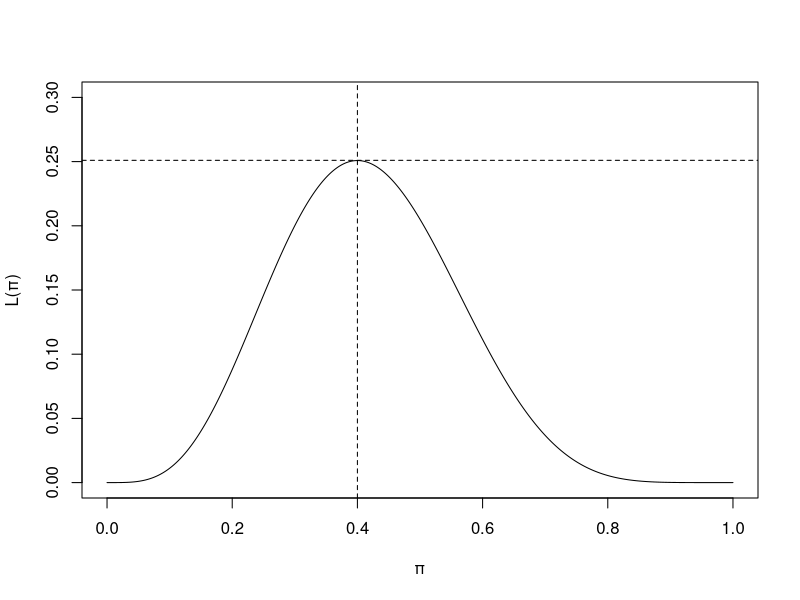
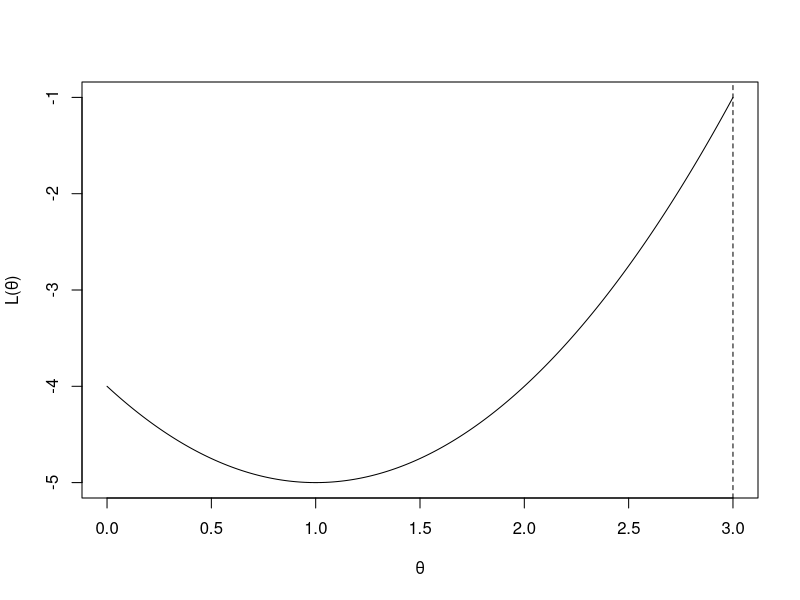
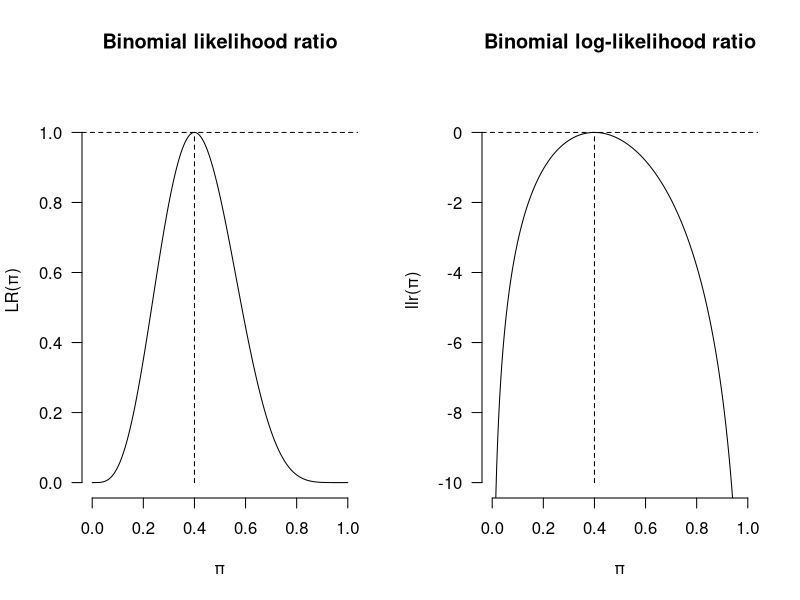
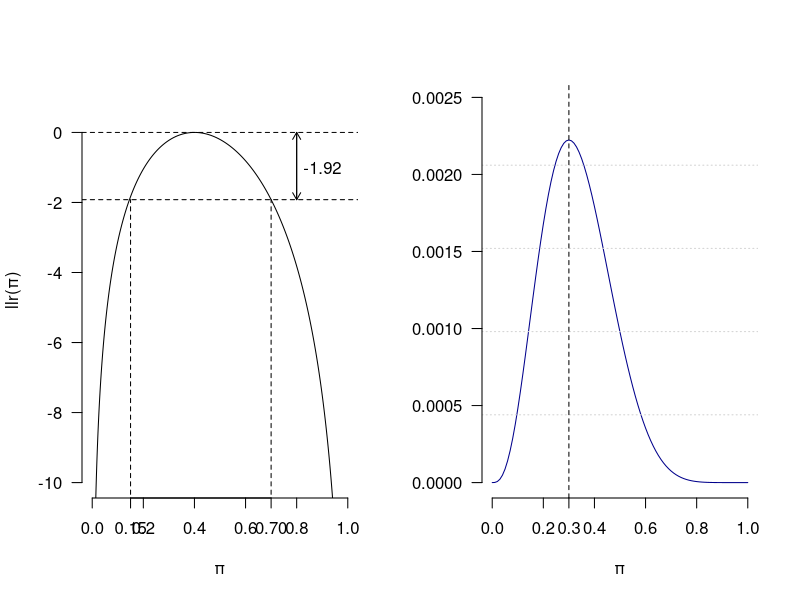
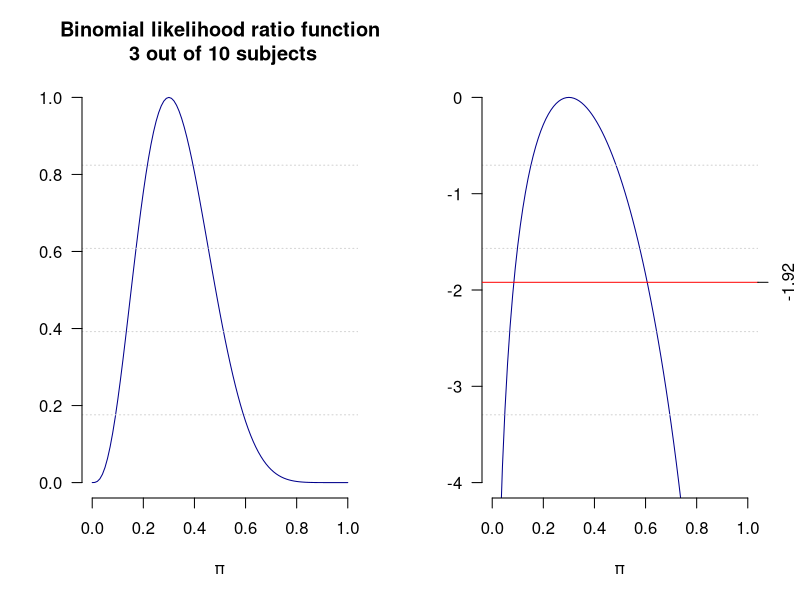
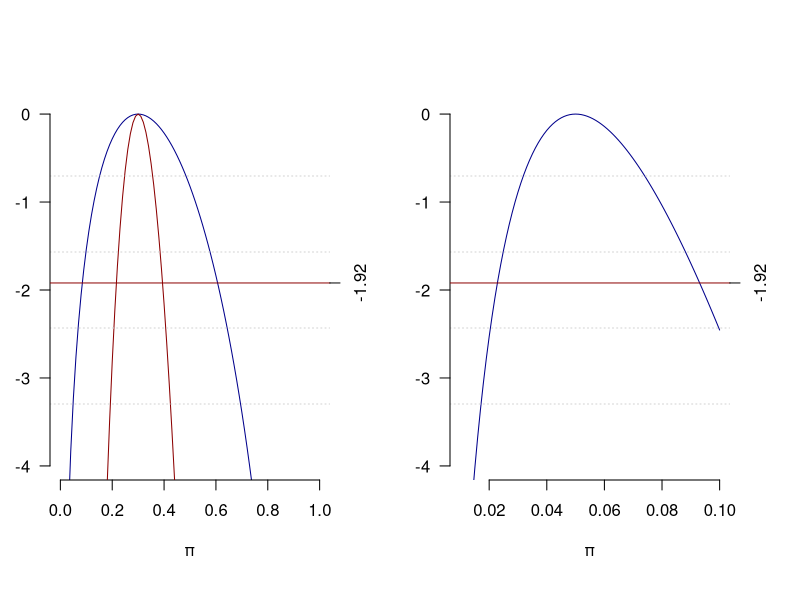
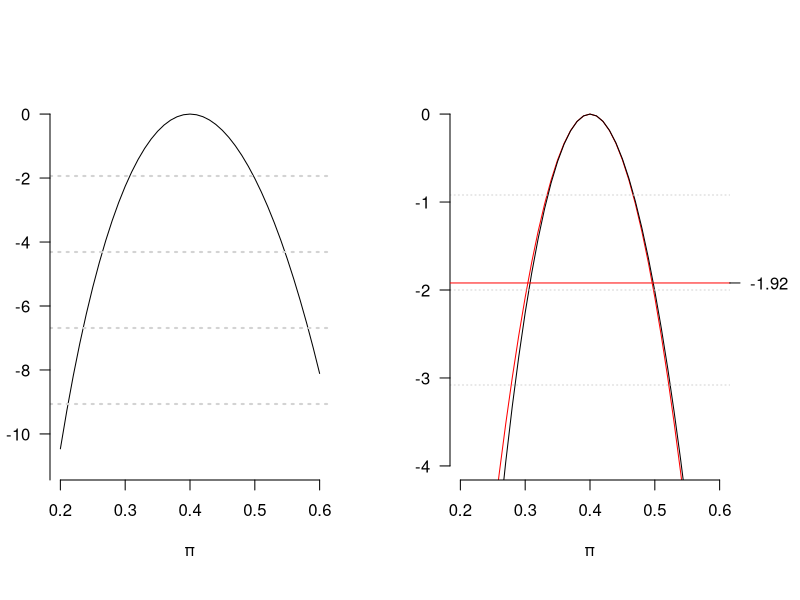
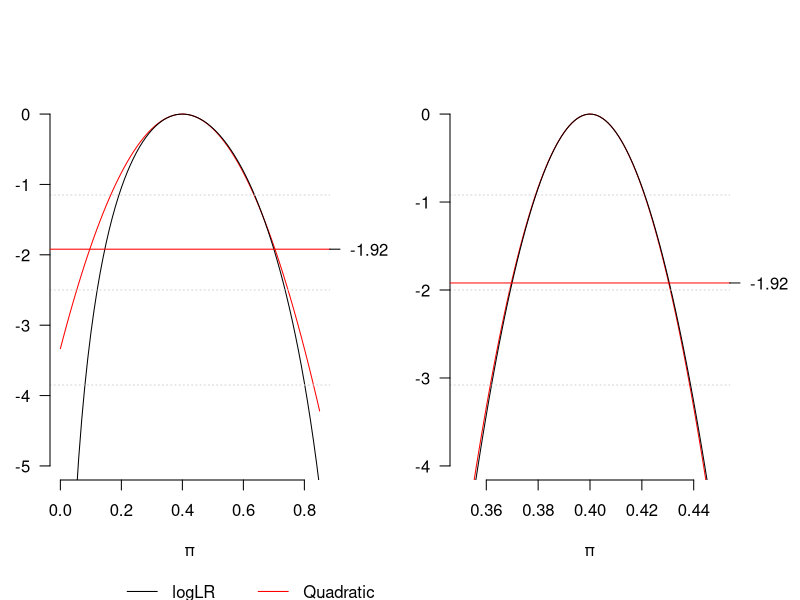

Write the R code that produced these figures, in order.
## ---- chunk 1
dbinom(4, 10, 0.5)

# or you can calculate by hand:
factorial(10)*(0.5^10)/(factorial(4)*(factorial(6)))
## ---- chunk 2
x <- seq(0,1,by=0.001)
y <- (factorial(10)/(factorial(4)*(factorial(6))))*(x^4)*((1-x)^6)
plot(x, y, type = "l", ylim = c(0,0.3), ylab = "L(\U03C0)", xlab = "\U03C0")
#title("Figure 1. Binomial Likelihood")
abline(h=0.251, lty=2)
abline(v=0.4, lty=2)
## ---- chunk 3
x <- seq(0,3,by=0.001)
y <- (x-1)^2-5
plot(x, y, type = "l", ylim = c(-5,0-1), ylab = "L(\U03B8)", xlab = "\U03B8")
#title("Figure 2. Likelihood function with \n a limited domain")
abline(v=3, lty=2)
## ---- chunk 4

par(mfrow=c(1,2))
x <- seq(0,1,by=0.001)
y <- (x^4)*((1-x)^6)/(0.4^4*0.6^6)
z <- log((x^4)*((1-x)^6))-log(0.4^4*0.6^6)
plot(x, y, type = "l", ylim = c(0,1.1),yaxt="n",
     frame.plot = FALSE, ylab = "LR(\U03C0)", xlab = "\U03C0")
axis(2, at=seq(0,1, 0.2), las=2)
title(main = "Binomial likelihood ratio")
abline(h=1.0, lty=2)
segments(x0=0.4, y0=0, x1=0.4, y1=1, lty = 2)
plot(x, z, type = "l", ylim = c(-10, 1), yaxt="n", frame.plot = FALSE,
     ylab = "llr(\U03C0)", xlab = "\U03C0" )
axis(2, at=seq(-10, 0, 2), las=2)
title(main = "Binomial log-likelihood ratio")
abline(h=0, lty=2)
segments(x0=0.4, y0=-10, x1=0.4, y1=0, lty = 2)
## ---- chunk 5
x <- seq(0,1,by=0.001)
z <- log((x^4)*((1-x)^6))-log(0.4^4*0.6^6)
plot(x, z, type = "l", ylim = c(-10, 1), yaxt="n", frame.plot = FALSE,
     ylab = "llr(\U03C0)", xlab = "\U03C0" )
axis(2, at=seq(-10, 0, 2), las=2)
abline(h=0, lty=2)
abline(h=-1.92, lty=2)
segments(x0=0.15, y0=-12, x1=0.15, y1=-1.92, lty = 2)
segments(x0=0.7, y0=-12, x1=0.7, y1=-1.92, lty = 2)
axis(1, at=c(0.15,0.7))
text(0.9, -1, "-1.92")
arrows(0.8, -1.92, 0.8, 0, lty = 1, length = 0.08)
arrows( 0.8, 0, 0.8, -1.92, lty = 1, length = 0.08)
## ---- chunk 6
pi <- seq(0, 1, by=0.01)

L <- (pi^3)*((1-pi)^7)
plot(pi, L, type = "l", ylim = c(0, 0.0025),yaxt="n", col="darkblue",
     frame.plot = FALSE, ylab = "", xlab = "\U03C0")
grid(NA, 5, lwd = 1)
abline(v=0.3, lty=2)
axis(1, at=0.3, las=0)
axis(2, at=seq(0,0.0025,0.0005), las=2)
#title(main = "Binomial likelihood function\n 3 out of 10 subjects")
## ---- chunk 7
LR <- L/max(L) ; head(LR)
plot(pi, LR, type = "l", ylim = c(0, 1),yaxt="n", col="darkblue",
     frame.plot = FALSE, ylab = "", xlab = "\U03C0")
grid(NA, 5, lwd = 1)
axis(2, at=seq(0,1,0.2), las=2)
title(main = "Binomial likelihood ratio function\n 3 out of 10 subjects")
## ---- chunk 8
logLR <- log(L/max(L))
plot(pi, logLR, type = "l", ylim = c(-4, 0),yaxt="n", col="darkblue",
     frame.plot = FALSE, ylab = "", xlab = "\U03C0")
grid(NA, 5, lwd = 1)
axis(2, at=seq(-4,0,1), las=2)
#title(main = "Binomial log-likelihood ratio function\n 3 out of 10 subjects")
abline(h=-1.92, lty=1, col="red")
axis(4, at=-1.92, las=0)
## ---- chunk 9
par(mai = c(1.2, 0.5, 1, 0.7))
logLR_30 <- log((pi^30)*((1-pi)^70)/max((pi^30)*((1-pi)^70)))
plot(pi, logLR, type = "l", ylim = c(-4, 0),yaxt="n", col="darkblue",
     frame.plot = FALSE, ylab = "", xlab = "\U03C0")
lines(pi, logLR_30, col="darkred")
grid(NA, 5, lwd = 1)
axis(2, at=seq(-4,0,1), las=2)
#title(main = "Binomial log-likelihood ratio function\n 3 out of 10 and 30 out of 100 subjects")
abline(h=-1.92, lty=1, col="darkred")
axis(4, at=-1.92, las=0)
legend(x=0.1, y= -5.8 ,xpd = TRUE,  legend=c("logLR","LogLR_30"), bty = "n",
       col=c("black","darkred"), lty=c(1,1), horiz = TRUE) #the legend is below the graph
## ---- chunk 10
lambda <- seq(0.01, 0.10, by=0.001)
LogLR <- 8*log(lambda)-lambda*160-max(8*log(lambda)-lambda*160)
plot(lambda, LogLR, type = "l", ylim = c(-4, 0),yaxt="n", col="darkblue",
     frame.plot = FALSE, ylab = "", xlab = "\U03C0")
grid(NA, 5, lwd = 1)
axis(2, at=seq(-4,0,1), las=2)
#title(main = "Poisson log-likelihood ratio function\n 8 events in 160 person-years")
abline(h=-1.92, lty=1, col="darkred")
axis(4, at=-1.92, las=0)
## ---- chunk 11
library(knitr)
library(kableExtra)
kable(data.frame(lambda, LogLR), "html") %>%
  kable_styling("striped", full_width = F, position = "center") %>%
  row_spec(c(13,14,84,85), bold = T, color = "white", background = "#D7261E")
## ---- chunk 12
pi <- seq(0.2, 0.6, by=0.01)
L <- (pi^40)*((1-pi)^60)
Lmax <- rep(max(L), 41)
LR <- L/Lmax
logLR <- log(LR)

plot(pi, logLR, type = "l", ylim = c(-11, 0),yaxt="n",
     frame.plot = FALSE, ylab = "logLR(\U03C0)", xlab = "\U03C0")
grid(NA, 5, lwd = 2) # add some horizontal grid on the background
axis(2, at=seq(-12,0,2), las=2)
#title(main = "Figure 1. Binomial log-likelihood ratio")
## ---- chunk 13
par(mai = c(1.2, 0.5, 1, 0.7))
quad <- -(pi-0.4)^2/(2*0.0024)
plot(pi, quad, type = "l", ylim = c(-4, 0),yaxt="n", col="red",
     frame.plot = FALSE, ylab = "", xlab = "\U03C0")
lines(pi, logLR, col="black")
grid(NA, 4, lwd = 1) # add some horizontal grid on the background
axis(2, at=seq(-4,0,1), las=2)
#title(main = "Figure 2. Quadratic approximation\n of binomial log-likelihood ratio \n 40 out of 100 subjects")
abline(h=-1.92, lty=1, col="red")
axis(4, at=-1.92, las=2)
legend(x=0.27, y= -5.5 ,xpd = TRUE,  legend=c("logLR","Quadratic"), bty = "n",
       col=c("black","red"), lty=c(1,1), horiz = TRUE) #the legend is below the graph
## ---- chunk 14
par(mai = c(1.2, 0.5, 1, 0.7))
pi <- seq(0.0, 0.85, by=0.01)
L <- (pi^4)*((1-pi)^6)
logLR <- log(L/max(L))

quad <- -(pi-0.4)^2/(2*0.4*0.6/10)
plot(pi, quad, type = "l", ylim = c(-5, 0),yaxt="n", col="red",
     frame.plot = FALSE, ylab = "", xlab = "\U03C0")
lines(pi, logLR, col="black")
grid(NA, 4, lwd = 1)
axis(2, at=seq(-5,0,1), las=2)
#title(main = "Figure 3. Quadratic approximation\n of binomial log-likelihood ratio\n 4 out of 10 subjects")
abline(h=-1.92, lty=1, col="red")
axis(4, at=-1.92, las=2)

legend(x=0.17, y= -6.5 ,xpd = TRUE,  legend=c("logLR","Quadratic"), bty = "n",
       col=c("black","red"), lty=c(1,1), horiz = TRUE) #the legend is below the graph
## ---- chunk 15
par(mai = c(1.2, 0.5, 1, 0.7))
pi <- seq(0.35, 0.45, by=0.001)
L <- (pi^400)*((1-pi)^600)
logLR <- log(L/max(L))

quad <- -(pi-0.4)^2/(2*0.4*0.6/1000)
plot(pi, quad, type = "l", ylim = c(-4, 0),yaxt="n", col="red",
     frame.plot = FALSE, ylab = "", xlab = "\U03C0")
lines(pi, logLR, col="black")
grid(NA, 4, lwd = 1)
axis(2, at=seq(-4,0,1), las=2)
#title(main = "Figure 4. Quadratic approximation\n of binomial log-likelihood ratio\n 400 out of 1000 subjects")
abline(h=-1.92, lty=1, col="red")
axis(4, at=-1.92, las=2)

legend(x=0.37, y= -5.5 ,xpd = TRUE,  legend=c("logLR","Quadratic"), bty = "n",
       col=c("black","red"), lty=c(1,1), horiz = TRUE) #the legend is below the graph

## ---- chunk 16
par(mai = c(1.2, 0.5, 1, 0.7))
pi <- seq(0.0003, 0.04, by=0.000001)
L <- (pi^1)*((1-pi)^99)
logLR <- log(L/max(L))

quad <- -(pi-0.01)^2/(2*0.01*0.99/100)

plot(pi, quad, type = "l", ylim = c(-4, 0),yaxt="n", col="red",
     frame.plot = FALSE, ylab = "", xlab = "\U03C0")
lines(pi, logLR, col="black")
grid(NA, 4, lwd = 1)
axis(2, at=seq(-4,0,1), las=2)
#title(main = "Figure 5. Quadratic approximation\n of binomial log-likelihood ratio\n 1 out of 100 subjects")
abline(h=-1.92, lty=1, col="red")
axis(4, at=-1.92, las=2)

legend(x=0.007, y= -5.5 ,xpd = TRUE,  legend=c("logLR","Quadratic"), bty = "n",
       col=c("black","red"), lty=c(1,1), horiz = TRUE) #the legend is below the graph
## ---- chunk 17
par(mai = c(1.2, 0.5, 1, 0.7))
pi <- seq(0.0005, 0.02, by=0.000001)
L <- (pi^10)*((1-pi)^990)
logLR <- log(L/max(L))

quad <- -(pi-0.01)^2/(2*0.01*0.99/1000)

plot(pi, quad, type = "l", ylim = c(-4, 0),yaxt="n", col="red",
     frame.plot = FALSE, ylab = "", xlab = "\U03C0")
lines(pi, logLR, col="black")
grid(NA, 4, lwd = 1)
axis(2, at=seq(-4,0,1), las=2)
#title(main = "Figure 6. Quadratic approximation\n of binomial log-likelihood ratio\n 10 out of 1000 subjects")
abline(h=-1.92, lty=1, col="red")
axis(4, at=-1.92, las=2)

legend(x=0.004, y= -5.5 ,xpd = TRUE,  legend=c("logLR","Quadratic"), bty = "n",
       col=c("black","red"), lty=c(1,1), horiz = TRUE) #the legend is below the graph
## ---- chunk 18
par(mai = c(1.2, 0.5, 1, 0.7))
pi <- seq(0.007, 0.013, by=0.000001)
L <- (pi^100)*((1-pi)^9900)
logLR <- log(L/max(L))

quad <- -(pi-0.01)^2/(2*0.01*0.99/10000)

plot(pi, quad, type = "l", ylim = c(-4, 0),yaxt="n", col="red",
     frame.plot = FALSE, ylab = "", xlab = "\U03C0")
lines(pi, logLR, col="black")
grid(NA, 4, lwd = 1)
axis(2, at=seq(-4,0,1), las=2)
#title(main = "Figure 7. Quadratic approximation\n of binomial log-likelihood ratio\n 100 out of 10000 subjects")
abline(h=-1.92, lty=1, col="red")
axis(4, at=-1.92, las=2)

legend(x=0.0084, y= -5.5 ,xpd = TRUE,  legend=c("logLR","Quadratic"), bty = "n",
       col=c("black","red"), lty=c(1,1), horiz = TRUE) #the legend is below the graph
## ---- chunk 19
par(mai = c(1.2, 0.5, 1, 0.7))
pi <- seq(0.96, 1.0, by=0.0001)
L <- (pi^99)*((1-pi)^1)
logLR <- log(L/max(L))

quad <- -(pi-0.99)^2/(2*0.01*0.99/100)

plot(pi, quad, type = "l", ylim = c(-4, 0),yaxt="n", col="red",
     frame.plot = FALSE, ylab = "", xlab = "\U03C0")
lines(pi, logLR, col="black")
grid(NA, 4, lwd = 1)
axis(2, at=seq(-4,0,1), las=2)
#title(main = "Figure 8. Quadratic approximation\n of binomial log-likelihood ratio\n 99 out of 100 subjects")
abline(h=-1.92, lty=1, col="red")
axis(4, at=-1.92, las=2)

legend(x=0.968, y= -5.5 ,xpd = TRUE,  legend=c("logLR","Quadratic"), bty = "n",
       col=c("black","red"), lty=c(1,1), horiz = TRUE) #the legend is below the graph
## ---- chunk 20
# the power in test B
dbinom(3,5,2/3)+dbinom(4,5,2/3)+dbinom(5,5,2/3)
# the size in test B
dbinom(3,5,0.5)+dbinom(4,5,0.5)+dbinom(5,5,0.5)
## ---- chunk 21
x <- rchisq(1000000, 5)
q100 <- quantile(x, 1)
q95 <- quantile(x, .95)
q05 <- quantile(x, 0.05)
q00 <- quantile(x,0)
dens <- density(x)
plot(dens, xlim=c(0,20), frame.plot = FALSE, main=" ", yaxs="i",
     ylim=c(0,0.18),xlab = expression(paste("(T|", theta[0], ")")))

x1 <- max(which(dens$x <= q05))
x2 <- min(which(dens$x > q00))
x3 <- min(which(dens$x >= q95))
x4 <- max(which(dens$x <  q100))
with(dens, polygon(x=c(x[c(x1,x1:x2,x2)]), y= c(0, y[x1:x2], 0), col="gray"))
with(dens, polygon(x=c(x[c(x3,x3:x4,x4)]), y= c(0, y[x3:x4], 0), col="gray"))

axis(1, at=c(1.17,11.17), labels = c("t1","t2"))
